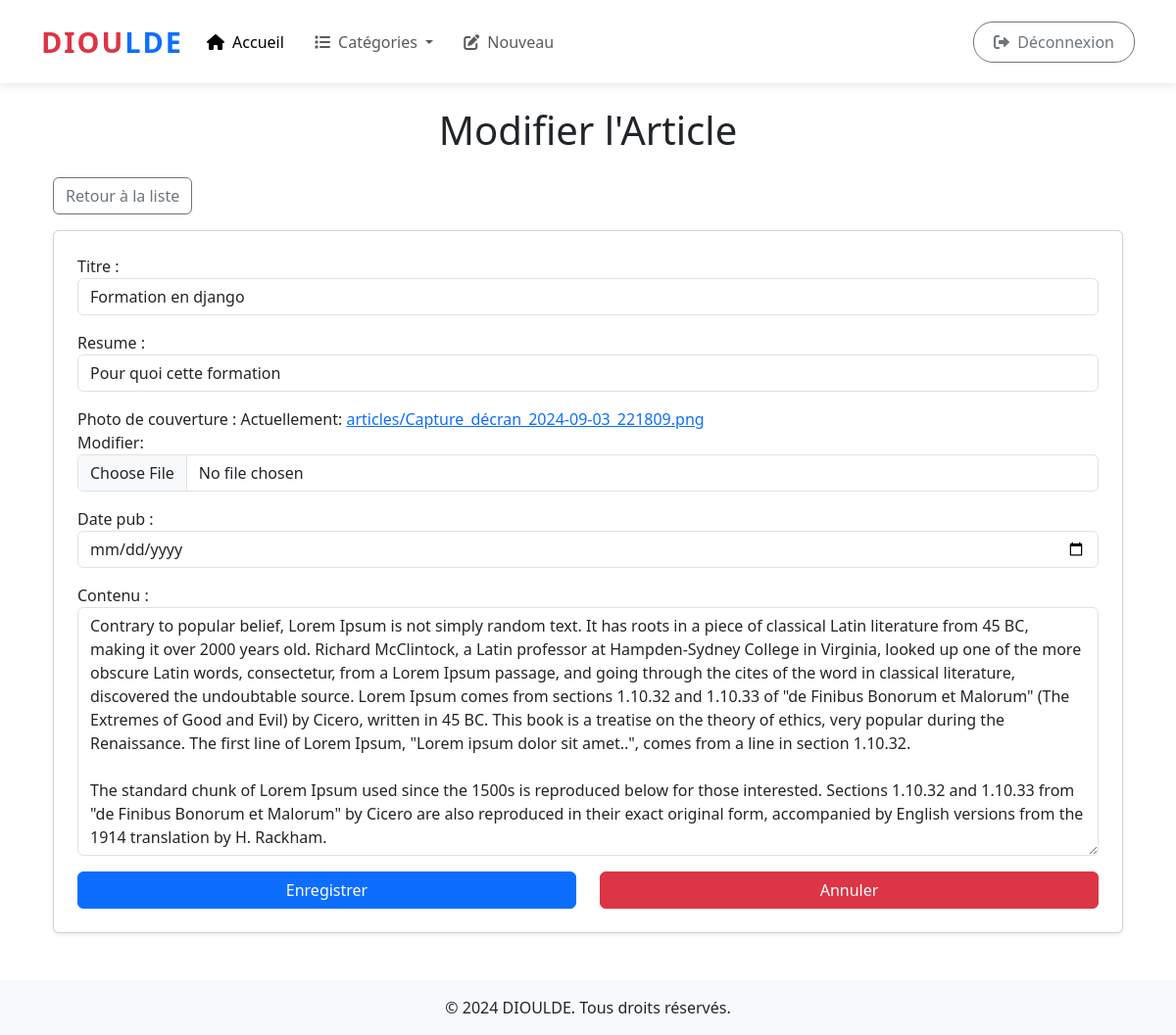
The page /article/edit/15/ (signed in) on the database its author committed.
### article/models.py (models this page shows, shortened)
class Article(models.Model):
    title = models.CharField(max_length=255 , verbose_name='titre')
    sumary = models.CharField(max_length=255 , blank= True , null= True , verbose_name='resume')
    content = models.TextField(blank=True , null=True , verbose_name='contenu')
    date_pub = models.DateField(null= True ,default=timezone.now ,blank=True)
    cover = models.ImageField(upload_to='articles', max_length=255, null=True, verbose_name="photo de couverture")
    created_at = models.DateTimeField(auto_now_add=True, null=True)
    updated_at = models.DateTimeField(auto_now=True, null=True)
    user = models.ForeignKey(User, on_delete=models.PROTECT, null=True, blank=False)

### article/views.py (the view)
# urls.py: path('edit/<int:id>/', get_and_update, name='edit'),
@login_required
def get_and_update(request, id):
    article = Article.objects.get(id=id)  # recuperation d'un article
    if request.method == 'GET':
        form = ArticleForm(instance=article)  # creation d'un formulaire
    elif request.method == 'POST':
        form = ArticleForm(instance=article, data=request.POST, files=request.FILES)  # creation d'un formulaire
        if form.is_valid():
            form.save()
            return redirect(reverse('list_article'))
    context = {
        'article': article,
        'form': form
    }
    return render(request, 'articles/edit.html', context)

### article/forms.py
class ArticleForm(forms.ModelForm):
    class Meta:
        model = Article
        fields = ('title', 'sumary', 'cover', 'date_pub', 'content')
        widgets = {
            'title': forms.TextInput(attrs={'class': 'form-control'}),
            'sumary': forms.TextInput(attrs={'class': 'form-control'}),
            'date_pub': forms.DateInput(attrs={'class': 'form-control', 'type': 'date'}),
            'content': forms.Textarea(attrs={'class': 'form-control', 'cols': 80, 'rows': 10}),
            'cover': forms.ClearableFileInput(attrs={'class': 'form-control'}),
        }

### article/templates/articles/edit.html (shortened to what this page needs)
{% extends "articles/base.html" %} {% block body %}
<div class="container mt-4">
  <h1 class="mb-4 text-center">Modifier l'Article</h1>
  <a href="{% url 'list_article' %}" class="btn btn-outline-secondary mb-3"
    >Retour à la liste</a
  >
  <div class="card p-4 shadow-sm">
    <form
      action="{% url 'edit' article.id %}"
      method="post"
      enctype="multipart/form-data"
    >
      {% csrf_token %} {% for field in form %}
      <div class="mb-3">
        {{ field.label_tag }}  {{ field }}
      </div>
      {% endfor %}
      <div class="row">
        <div class="col-md-6">
          <button type="submit" class="btn btn-primary w-100">
             Enregistrer
          </button>
        </div>
        <div class="col-md-6">
          <button type="reset" class="btn btn-danger w-100">
             Annuler
          </button>
        </div>
      </div>
    </form>
  </div>
</div>
{% endblock %}

### rows shown on the page
Article: form "Formation en django" "Pour quoi cette formation" "Contrary to popular belief, Lorem Ipsum is not simply random text. It has roots in a piece of classical Latin literature from 45 BC, making it over 2000 years old. Richard McClintock, a Latin professor at Hampden-Sydney College in Virginia, looked up one of the more obscure Latin words, consectetur, from a Lorem Ipsum passage, and going through the cites of the word in classical literature, discovered the undoubtable source. Lorem Ipsum comes from sections 1.10.32 and 1.10.33 of \"de Finibus Bonorum et Malorum\" (The Extremes of Good and Evil) by Cicero, written in 45 BC. This book is a treatise on the theory of ethics, very popular during the Renaissance. The first line of Lorem Ipsum,…"

### other values the page prints
{{ field.label_tag }} "Titre :" "Resume :" "Photo de couverture :" "Date pub :" "Contenu :"
